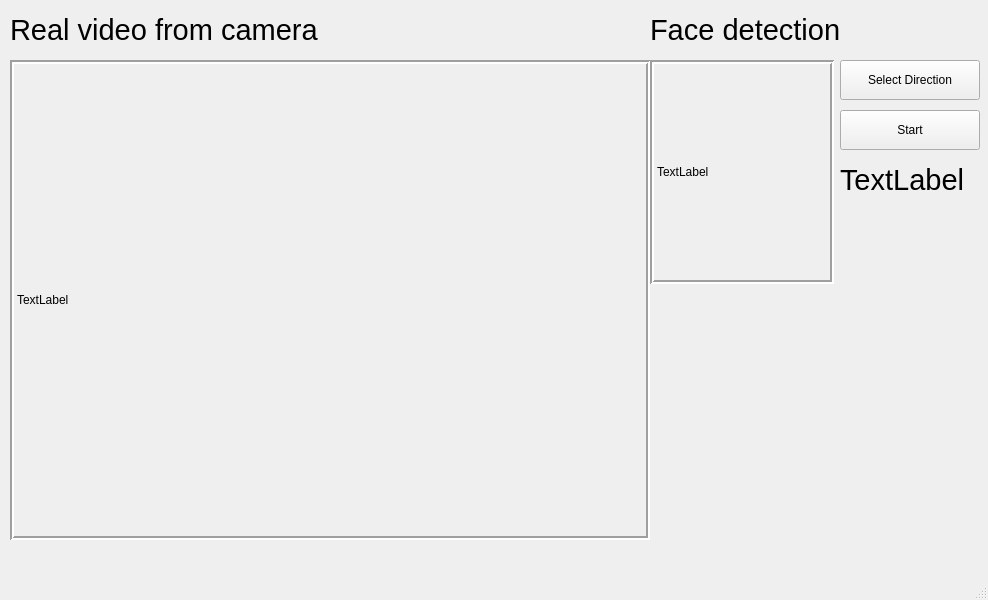
<?xml version="1.0" encoding="UTF-8"?>
<ui version="4.0">
 <class>MainWindow</class>
 <widget class="QMainWindow" name="MainWindow">
  <property name="geometry">
   <rect>
    <x>0</x>
    <y>0</y>
    <width>988</width>
    <height>600</height>
   </rect>
  </property>
  <property name="windowTitle">
   <string>MainWindow</string>
  </property>
  <widget class="QWidget" name="centralwidget">
   <widget class="QLabel" name="lblImage">
    <property name="geometry">
     <rect>
      <x>10</x>
      <y>60</y>
      <width>640</width>
      <height>480</height>
     </rect>
    </property>
    <property name="frameShape">
     <enum>QFrame::Box</enum>
    </property>
    <property name="frameShadow">
     <enum>QFrame::Sunken</enum>
    </property>
    <property name="lineWidth">
     <number>2</number>
    </property>
    <property name="text">
     <string>TextLabel</string>
    </property>
   </widget>
   <widget class="QLabel" name="lblFaces">
    <property name="geometry">
     <rect>
      <x>840</x>
      <y>160</y>
      <width>151</width>
      <height>40</height>
     </rect>
    </property>
    <property name="font">
     <font>
      <pointsize>22</pointsize>
     </font>
    </property>
    <property name="text">
     <string>TextLabel</string>
    </property>
   </widget>
   <widget class="QLabel" name="lblDetect">
    <property name="geometry">
     <rect>
      <x>650</x>
      <y>60</y>
      <width>184</width>
      <height>224</height>
     </rect>
    </property>
    <property name="frameShape">
     <enum>QFrame::Box</enum>
    </property>
    <property name="frameShadow">
     <enum>QFrame::Sunken</enum>
    </property>
    <property name="lineWidth">
     <number>2</number>
    </property>
    <property name="text">
     <string>TextLabel</string>
    </property>
   </widget>
   <widget class="QLabel" name="label">
    <property name="geometry">
     <rect>
      <x>10</x>
      <y>10</y>
      <width>400</width>
      <height>40</height>
     </rect>
    </property>
    <property name="font">
     <font>
      <pointsize>22</pointsize>
     </font>
    </property>
    <property name="text">
     <string>Real video from camera</string>
    </property>
   </widget>
   <widget class="QLabel" name="label_2">
    <property name="geometry">
     <rect>
      <x>650</x>
      <y>10</y>
      <width>400</width>
      <height>40</height>
     </rect>
    </property>
    <property name="font">
     <font>
      <pointsize>22</pointsize>
     </font>
    </property>
    <property name="text">
     <string>Face detection</string>
    </property>
   </widget>
   <widget class="QPushButton" name="pbSelDir">
    <property name="geometry">
     <rect>
      <x>840</x>
      <y>60</y>
      <width>140</width>
      <height>40</height>
     </rect>
    </property>
    <property name="text">
     <string>Select Direction</string>
    </property>
   </widget>
   <widget class="QPushButton" name="pbStartDetect">
    <property name="geometry">
     <rect>
      <x>840</x>
      <y>110</y>
      <width>140</width>
      <height>40</height>
     </rect>
    </property>
    <property name="text">
     <string>Start</string>
    </property>
   </widget>
  </widget>
  <widget class="QMenuBar" name="menubar">
   <property name="geometry">
    <rect>
     <x>0</x>
     <y>0</y>
     <width>988</width>
     <height>23</height>
    </rect>
   </property>
  </widget>
  <widget class="QStatusBar" name="statusbar"/>
 </widget>
 <resources/>
 <connections/>
</ui>
